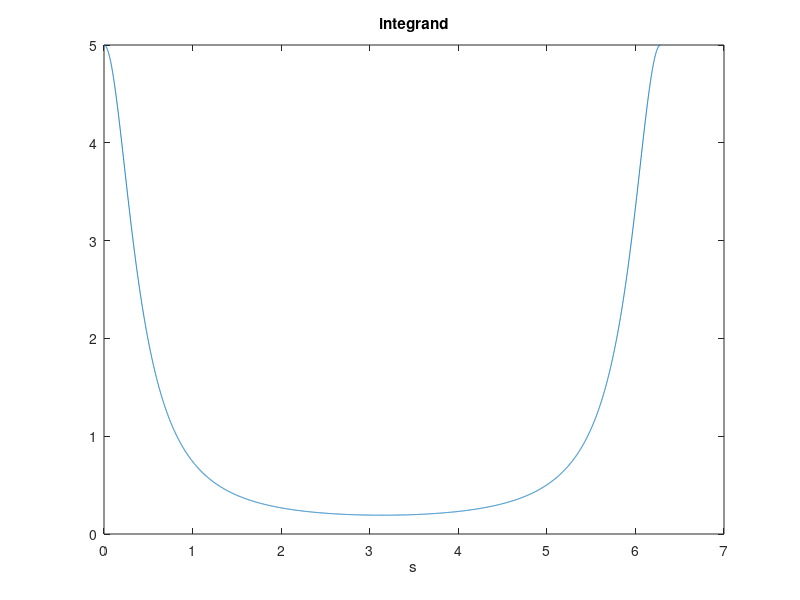
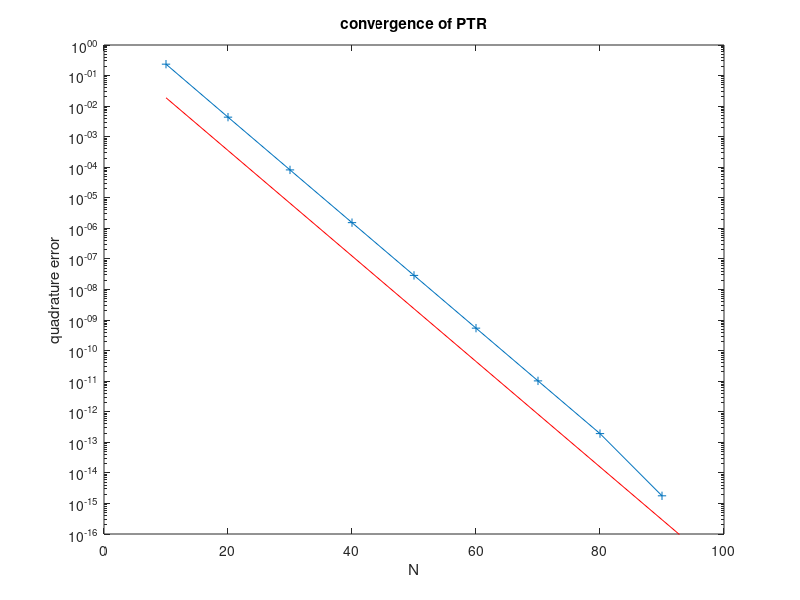

Reproduce these figures in MATLAB, in order.
% convergence of PTR. Also serves as Matlab warm up.
% Solutions. Barnett 6/5/14

a = 0.2;
f = @(s) a./(a^2+sin(s/2).^2);  % note elementwise ops
s=0:1e-3:2*pi; figure; plot(s,f(s),'-'); xlabel('s'); title('integrand');


Ns = 10:10:100; Is = 0*Ns;   % convergence study; Is will be data array
for i=1:numel(Ns), N = Ns(i);
  w = 2*pi/N*ones(1,N); s = 2*pi/N*(1:N);
  Is(i) = sum(w.*f(s));                     % do quadrature
  fprintf('N=%d\t I_N = %.16g\n',N,Is(i))
end

al = 2*imag(asin(1i*a)); % imaginary strip width of analyticity of f
figure; semilogy(Ns,abs(Is-Is(end)),'+-'); hold on; plot(Ns,exp(-al*Ns),'r-');

xlabel('N'); ylabel('quadrature error'); title('convergence of PTR');
v = axis; v(3:4)=[1e-16 1]; axis(v);
